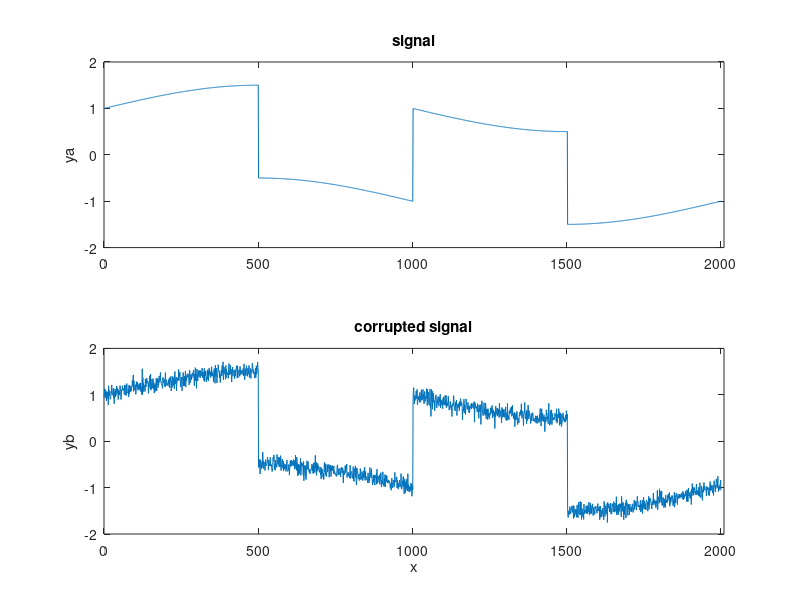

The MATLAB source for this figure: (Note: this script raises an error after producing the figure.)
% Figures 6.11-6.14: Total variation reconstruction
% Section 6.3.3
% Boyd & Vandenberghe "Convex Optimization"
% Original by Lieven Vandenberghe
% Adapted for CVX Argyris Zymnis - 10/2005
%
% Suppose we have a signal x, which is mostly smooth, but has several
% rapid variations (or jumps). If we apply quadratic smoothing on
% this signal (see SMOOTHREC_CVX) then in order to remove the noise
% we will not be able to preserve the signal's sharp transitions.
%
% We can instead apply total variation reconstruction on the signal
% by solving
%        minimize ||x_hat - x_cor||_2 + lambda*TV(x_hat)
%
% where TV(x) = sum(abs(x_(i+1)-x_i)) , for i = 1 to n-1.
% The parameter lambda controls the ''smoothness'' of x_hat.
%
% Figure 1 shows the original and corrupted signals.
% Figure 2 shows the tradeoff curve obtained when varying lambda
% and figure 3 shows three reconstructed signals with different
% total variation.
%
% Figure 4 is a tradeoff curve for quadratic smoothing, while figure 5
% shows three reconstructed signals with quadratic smoothing.
% Note how TV reconstruction does a better job of preserving the
% sharp transitions in the signal while removing the noise.

clear
%cvx_quiet(true);

n = 2000;  % length of signal
t = (0:n)';

figure(1)
subplot(211)
temp = ones(ceil((n+1)/4),1);
exact= [temp; -temp; temp; -temp];
exact = exact(1:n+1) + 0.5*sin((2*pi/n)*t);
plot(t,exact,'-');
axis([0 n+10 -2 2]);
ylabel('ya');
title('signal');
exact_variation = sum(abs(exact(2:(n+1)) - exact(1:n)))

subplot(212)
noise = 0.1*randn(size(t));
corrupt = exact+noise;
plot(t,corrupt,'-');
axis([0 n+10 -2 2]);
noisy_variation = sum(abs(corrupt(2:(n+1)) - corrupt(1:n)))
ylabel('yb');
xlabel('x');
title('corrupted signal');
%print -deps tv_exact_corrupt.eps % figure 6.11, page 315

% tradeoff curve, total variation vs ||x-xcorr||_2
% figure 6.13 page 316
fprintf('computing 100 points on tradeoff curve ... \n');
nopts = 100;
TVs = linspace(0.01,.9*noisy_variation,nopts);

   obj1 = [];  obj2 = [];
   for i=1:nopts
     fprintf('tradeoff point %d\n',i);
     scp_begin quiet
        scp_variable xrec(n+1)
        scp_minimize(norm(xrec-corrupt))
        scp_subject to
            norm(xrec(2:(n+1))-xrec(1:n),1) <= TVs(i);
     scp_end
     obj1 = [obj1, TVs(i)];
     obj2 = [obj2, norm(full(xrec-corrupt))];
   end;
   obj1 = [0 obj1 noisy_variation];
   obj2 = [norm(corrupt) obj2 0];

figure(2)
   plot(obj2,obj1,'-'); hold on
   plot(0,noisy_variation,'o');
   plot(norm(corrupt),0,'o');  hold off
   xlabel('x');
   ylabel('y');
   title('||Dxhat||_1 versus ||xhat-x||_2');
   %print -deps tv_tradeoff.eps % figure 6.13, page 316

figure(3)
   subplot(311)
   % solve total variation problem
   scp_begin
    scp_variable xrec(n+1)
    scp_minimize(norm(xrec-corrupt))
    scp_subject to
        norm(xrec(2:(n+1))-xrec(1:n),1) <= 10;
   scp_end
   plot(t,xrec','-');
   axis([0 n -2 2]);
   ylabel('ya');
   title('xhat with TV=10');

   subplot(312)
   scp_begin
    scp_variable xrec(n+1)
    scp_minimize(norm(xrec-corrupt))
    scp_subject to
        norm(xrec(2:(n+1))-xrec(1:n),1) <= 8;
   scp_end
   plot(t,xrec','-');
   axis([0 n -2 2]);
   ylabel('yb');
   title('xhat with TV=8');

   subplot(313)
   scp_begin
    scp_variable xrec(n+1)
    scp_minimize(norm(xrec-corrupt))
    scp_subject to
        norm(xrec(2:(n+1))-xrec(1:n),1) <= 5;
   scp_end
   plot(t,xrec','-');
   axis([0 n -2 2]);
   xlabel('x');
   ylabel('yc');
   title('xhat with TV=5');

   %print -deps tv_rec_10_8_5.eps % figure 6.14, page 317

% quadratic smoothing, figure 6.12, page 316
% In this case it is not a good idea to use CVX
% as the sparsity in the closed form solution
% makes it very easy to solve directly
A = sparse(n,n+1);
A(:,1:n) = -speye(n,n);  A(:,2:n+1) = A(:,2:n+1)+speye(n,n);

% tradeoff curve with quadratic smoothing
nopts = 100;
lambdas = logspace(-10,10,nopts);
obj1 = [];  obj2 = [];
for i=1:nopts

  lambda = lambdas(i);
  x = (A'*A+lambda*speye(n+1,n+1)) \ (lambda*corrupt);
  obj1 = [obj1, norm(full(A*x))];
  obj2 = [obj2, norm(full(x-corrupt))];
end;

figure(4)
plot(obj2,obj1,'-'); hold on
plot(0,norm(A*corrupt),'o');
plot(norm(corrupt),0,'o'); hold off
xlabel('x');
ylabel('y');
title('||Dxhat||_2 vs ||xhat-xcor||_2');
%print -deps tv_smooth_tradeoff.eps

nopts = 3;
alphas = [10 7 4];
xrecon = [];

for i=1:3
   alpha = alphas(i);
   u = 10;  l = -10;  normx = Inf;
   while (abs(normx-alpha) > 1e-3)
      lambda = 10^((u+l)/2);
      x = (A'*A+lambda*speye(n+1,n+1)) \ (lambda*corrupt);
      normx = norm(x-corrupt);
      if (normx > alpha), l = (u+l)/2; else u = (u+l)/2;  end;
   end;
   xrecon = [xrecon, x];

end;

figure(5)
subplot(311), plot(xrecon(:,1));
axis([0 n -2 2])
ylabel('ya');
title('quadratic smoothing with ||xhat-xcor||_2=10');
subplot(312), plot(xrecon(:,2));
axis([0 n -2 2])
ylabel('yb');
title('quadratic smoothing with ||xhat-xcor||_2=7');
subplot(313), plot(xrecon(:,3));
axis([0 n -2 2])
xlabel('x');
ylabel('yc');
title('quadratic smoothing with ||xhat-xcor||_2=4');
%print -deps tv_smooth_tradeoff_examples.eps
% figure 6.12, page 316
